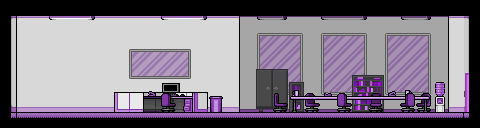

Tiled map render using the project's own tile images. Description and the whole map definition, tile-layer contents included, below:
An orthogonal 30x8 tile map with 16x16 px tiles, 8 tile layers (Background, Windows, Walls, Door, ...), 4 tilesets and 4 objects (3x NPCBase, Jugador).

<map version="1.10" tiledversion="1.10.1" orientation="orthogonal" renderorder="right-down" width="30" height="8" tilewidth="16" tileheight="16" infinite="0" nextlayerid="11" nextobjectid="8">
 <editorsettings>
  <export target="mapa_planta_4_2_purple.json" format="json" />
 </editorsettings>
 <tileset firstgid="1" name="tile_door_purple" tilewidth="16" tileheight="16" tilecount="54" columns="9">
  <image source="../officeAssets/Doors/tile_door_purple.png" trans="ff00ff" width="144" height="96" />
 </tileset>
 <tileset firstgid="55" name="tiles_architecture_purple" tilewidth="16" tileheight="16" tilecount="63" columns="9">
  <image source="../officeAssets/Architecture/tiles_architecture_purple.png" trans="ff00ff" width="144" height="112" />
 </tileset>
 <tileset firstgid="118" name="tiles_furniture_purple" tilewidth="16" tileheight="16" tilecount="336" columns="28">
  <image source="../officeAssets/Furniture/tiles_furniture_purple.png" trans="ff00ff" width="448" height="192" />
 </tileset>
 <tileset firstgid="454" name="tiles_objects_purple" tilewidth="16" tileheight="16" tilecount="98" columns="14">
  <image source="../officeAssets/Objects/tiles_objects_purple.png" trans="ff00ff" width="224" height="112" />
 </tileset>
 <layer id="1" name="Background" width="30" height="8">
  <data encoding="csv">
0,0,0,0,0,0,0,0,0,0,0,0,0,0,0,0,0,0,0,0,0,0,0,0,0,0,0,0,0,0,
0,55,56,56,56,56,56,56,56,56,56,56,56,56,57,60,60,60,60,60,60,60,60,60,60,60,60,60,55,0,
0,64,65,65,65,65,65,65,65,65,65,65,65,65,66,69,69,69,69,69,69,69,69,69,69,69,69,69,64,0,
0,64,65,65,65,65,65,65,65,65,65,65,65,65,66,69,69,69,69,69,69,69,69,69,69,69,69,69,64,0,
0,64,65,65,65,65,65,65,65,65,65,65,65,65,66,69,69,69,69,69,69,69,69,69,69,69,69,69,64,0,
0,64,65,65,65,65,65,65,65,65,65,65,65,65,66,69,69,69,69,69,69,69,69,69,69,69,69,69,64,0,
0,73,74,74,74,74,74,74,74,74,74,74,74,74,75,78,78,78,78,78,78,78,78,78,78,78,78,78,73,0,
0,0,0,0,0,0,0,0,0,0,0,0,0,0,0,0,0,0,0,0,0,0,0,0,0,0,0,0,0,0
</data>
 </layer>
 <layer id="2" name="Windows" width="30" height="8">
  <data encoding="csv">
0,0,0,0,0,0,0,0,0,0,0,0,0,0,0,0,0,0,0,0,0,0,0,0,0,0,0,0,0,0,
0,0,0,0,0,0,0,0,0,0,0,0,0,0,0,0,0,0,0,0,0,0,0,0,0,0,0,0,0,0,
0,0,0,0,0,0,0,0,0,0,0,0,0,0,0,0,61,62,63,0,61,62,63,0,61,62,63,0,0,0,
0,0,0,0,0,0,0,0,61,62,62,63,0,0,0,0,70,71,72,0,70,71,72,0,70,71,72,0,0,0,
0,0,0,0,0,0,0,0,79,80,80,81,0,0,0,0,70,71,72,0,70,71,72,0,70,71,72,0,0,0,
0,0,0,0,0,0,0,0,0,0,0,0,0,0,0,0,79,80,81,0,79,80,81,0,79,80,81,0,0,0,
0,0,0,0,0,0,0,0,0,0,0,0,0,0,0,0,0,0,0,0,0,0,0,0,0,0,0,0,0,0,
0,0,0,0,0,0,0,0,0,0,0,0,0,0,0,0,0,0,0,0,0,0,0,0,0,0,0,0,0,0
</data>
 </layer>
 <objectgroup id="9" name="Jugador">
  <object id="1" name="Jugador" type="Jugador" x="451.5" y="88.25">
   <point />
  </object>
 </objectgroup>
 <layer id="3" name="Walls" width="30" height="8">
  <data encoding="csv">
100,100,100,100,100,100,100,100,100,100,100,100,100,100,100,100,100,100,100,100,100,100,100,100,100,100,100,100,100,100,
59,0,0,101,102,103,0,0,0,0,101,102,103,0,0,0,110,112,0,0,110,111,112,0,0,110,112,0,0,58,
68,0,0,0,0,0,0,0,0,0,0,0,0,0,0,0,0,0,0,0,0,0,0,0,0,0,0,0,0,67,
68,0,0,0,0,0,0,0,0,0,0,0,0,0,0,0,0,0,0,0,0,0,0,0,0,0,0,0,0,67,
68,0,0,0,0,0,0,0,0,0,0,0,0,0,0,0,0,0,0,0,0,0,0,0,0,0,0,0,0,67,
68,0,0,0,0,0,0,0,0,0,0,0,0,0,0,0,0,0,0,0,0,0,0,0,0,0,0,0,0,67,
77,0,0,0,0,0,0,0,0,0,0,0,0,0,0,0,0,0,0,0,0,0,0,0,0,0,0,0,0,76,
95,91,92,92,92,92,92,92,92,92,92,92,92,92,92,92,92,92,92,92,92,92,92,92,92,92,92,92,93,94
</data>
 </layer>
 <layer id="5" name="Door" width="30" height="8">
  <data encoding="csv">
0,0,0,0,0,0,0,0,0,0,0,0,0,0,0,0,0,0,0,0,0,0,0,0,0,0,0,0,0,0,
0,0,0,0,0,0,0,0,0,0,0,0,0,0,0,0,0,0,0,0,0,0,0,0,0,0,0,0,0,0,
0,0,0,0,0,0,0,0,0,0,0,0,0,0,0,0,0,0,0,0,0,0,0,0,0,0,0,0,0,0,
0,0,0,0,0,0,0,0,0,0,0,0,0,0,0,0,0,0,0,0,0,0,0,0,0,0,0,0,0,0,
0,0,0,0,0,0,0,0,0,0,0,0,0,0,0,0,0,0,0,0,0,0,0,0,0,0,0,0,0,3,
0,0,0,0,0,0,0,0,0,0,0,0,0,0,0,0,0,0,0,0,0,0,0,0,0,0,0,0,0,12,
0,0,0,0,0,0,0,0,0,0,0,0,0,0,0,0,0,0,0,0,0,0,0,0,0,0,0,0,0,21,
0,0,0,0,0,0,0,0,0,0,0,0,0,0,0,0,0,0,0,0,0,0,0,0,0,0,0,0,0,0
</data>
 </layer>
 <layer id="8" name="Furniture2" width="30" height="8">
  <data encoding="csv">
0,0,0,0,0,0,0,0,0,0,0,0,0,0,0,0,0,0,0,0,0,0,0,0,0,0,0,0,0,0,
0,0,0,0,0,0,0,0,0,0,0,0,0,0,0,0,0,0,0,0,0,0,0,0,0,0,0,0,0,0,
0,0,0,0,0,0,0,0,0,0,0,0,0,0,0,0,0,0,0,0,0,0,0,0,0,0,0,0,0,0,
0,0,0,0,0,0,0,0,0,0,0,0,0,0,0,0,0,0,0,0,0,0,0,0,0,0,0,0,0,0,
0,0,0,0,0,0,0,0,0,0,0,0,0,0,0,0,118,119,0,0,0,0,122,123,0,0,0,0,0,0,
0,0,0,0,0,0,0,454,455,458,459,460,461,0,0,0,146,147,149,0,0,0,150,151,0,0,0,479,0,0,
0,0,0,0,0,0,0,482,483,486,487,488,489,0,0,0,174,175,177,0,0,0,178,179,0,0,0,493,0,0,
0,0,0,0,0,0,0,0,0,0,0,0,0,0,0,0,0,0,0,0,0,0,0,0,0,0,0,0,0,0
</data>
 </layer>
 <layer id="7" name="Chairs2" width="30" height="8">
  <data encoding="csv">
0,0,0,0,0,0,0,0,0,0,0,0,0,0,0,0,0,0,0,0,0,0,0,0,0,0,0,0,0,0,
0,0,0,0,0,0,0,0,0,0,0,0,0,0,0,0,0,0,0,0,0,0,0,0,0,0,0,0,0,0,
0,0,0,0,0,0,0,0,0,0,0,0,0,0,0,0,0,0,0,0,0,0,0,0,0,0,0,0,0,0,
0,0,0,0,0,0,0,0,0,0,0,0,0,0,0,0,0,0,0,0,0,0,0,0,0,0,0,0,0,0,
0,0,0,0,0,0,0,0,0,0,0,0,0,0,0,0,0,0,0,0,0,0,0,0,0,0,0,0,0,0,
0,0,0,0,0,0,0,0,0,0,0,0,0,0,0,0,0,0,0,531,0,0,0,530,0,0,537,0,0,0,
0,0,0,0,0,0,0,0,0,0,0,0,0,0,0,0,0,0,0,545,0,0,0,544,0,0,551,0,0,0,
0,0,0,0,0,0,0,0,0,0,0,0,0,0,0,0,0,0,0,0,0,0,0,0,0,0,0,0,0,0
</data>
 </layer>
 <layer id="4" name="Furniture" width="30" height="8">
  <data encoding="csv">
0,0,0,0,0,0,0,0,0,0,0,0,0,0,0,0,0,0,0,0,0,0,0,0,0,0,0,0,0,0,
0,0,0,0,0,0,0,0,0,0,0,0,0,0,0,0,0,0,0,0,0,0,0,0,0,0,0,0,0,0,
0,0,0,0,0,0,0,0,0,0,0,0,0,0,0,0,0,0,0,0,0,0,0,0,0,0,0,0,0,0,
0,0,0,0,0,0,0,0,0,0,0,0,0,0,0,0,0,0,0,0,0,0,0,0,0,0,0,0,0,0,
0,0,0,0,0,0,0,0,0,0,0,0,0,0,0,0,0,0,0,0,0,0,0,0,0,0,0,0,0,0,
0,0,0,0,0,0,0,0,0,538,477,478,0,0,0,0,0,0,2147484187,0,540,0,0,0,2147484186,539,0,0,0,0,
0,0,0,0,0,0,0,0,0,0,0,490,0,492,0,0,0,0,541,542,542,542,542,542,542,542,543,0,0,0,
0,0,0,0,0,0,0,0,0,0,0,0,0,0,0,0,0,0,0,0,0,0,0,0,0,0,0,0,0,0
</data>
 </layer>
 <layer id="6" name="Chairs" width="30" height="8">
  <data encoding="csv">
0,0,0,0,0,0,0,0,0,0,0,0,0,0,0,0,0,0,0,0,0,0,0,0,0,0,0,0,0,0,
0,0,0,0,0,0,0,0,0,0,0,0,0,0,0,0,0,0,0,0,0,0,0,0,0,0,0,0,0,0,
0,0,0,0,0,0,0,0,0,0,0,0,0,0,0,0,0,0,0,0,0,0,0,0,0,0,0,0,0,0,
0,0,0,0,0,0,0,0,0,0,0,0,0,0,0,0,0,0,0,0,0,0,0,0,0,0,0,0,0,0,
0,0,0,0,0,0,0,0,0,0,0,0,0,0,0,0,0,0,0,0,0,0,0,0,0,0,0,0,0,0,
0,0,0,0,0,0,0,0,0,0,533,0,0,0,0,0,0,532,0,0,0,533,0,0,0,535,0,0,0,0,
0,0,0,0,0,0,0,0,0,0,547,0,0,0,0,0,0,546,0,0,0,547,0,0,0,549,0,0,0,0,
0,0,0,0,0,0,0,0,0,0,0,0,0,0,0,0,0,0,0,0,0,0,0,0,0,0,0,0,0,0
</data>
 </layer>
 <objectgroup id="10" name="NPCS">
  <object id="2" name="Inma" type="NPCBase" x="384.625" y="92.875">
   <properties>
    <property name="key" value="NPCInma" />
   </properties>
   <point />
  </object>
  <object id="6" name="Charlotte" type="NPCBase" x="351.375" y="92.875">
   <properties>
    <property name="key" value="NPCCharlotte" />
   </properties>
   <point />
  </object>
  <object id="7" name="Conrad" type="NPCBase" x="147.875" y="79.375">
   <properties>
    <property name="key" value="NPCConrad" />
   </properties>
   <point />
  </object>
 </objectgroup>
</map>
